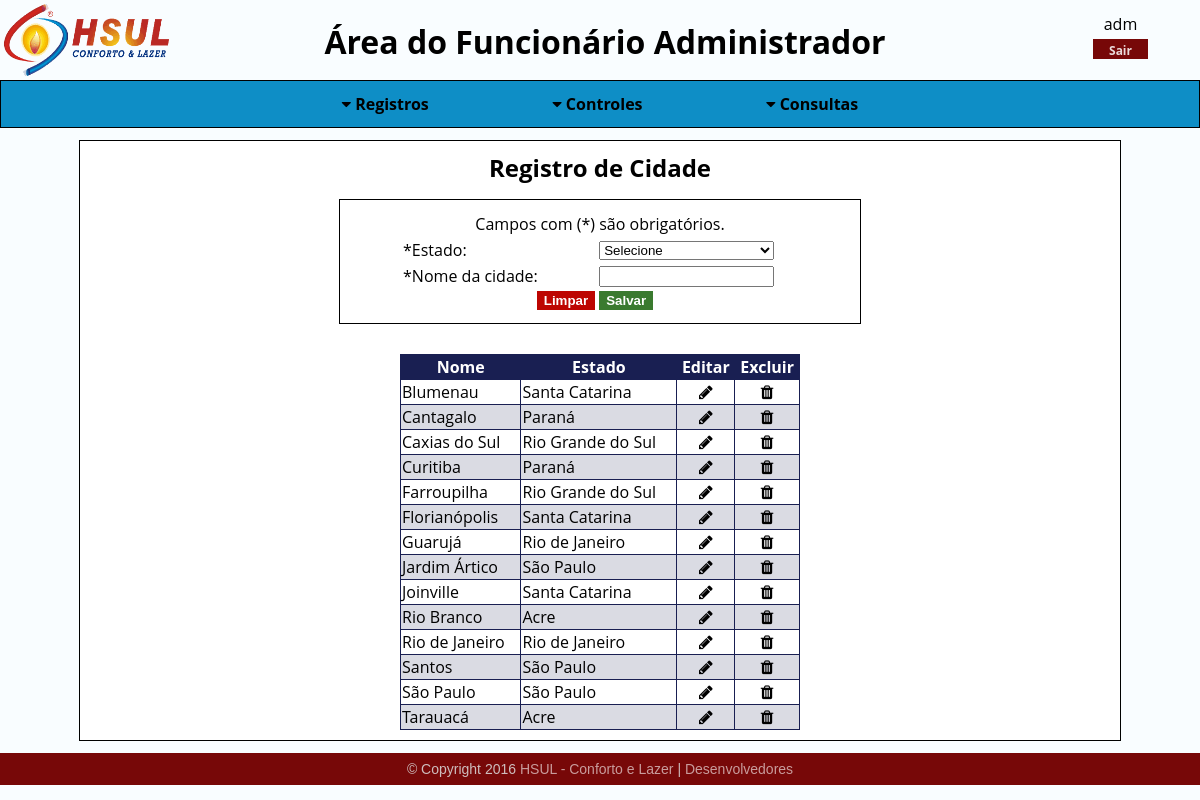
Page /sistema/hs_menu_funcionarios.php?pasta=localidades/cidades/&arq=hs_fmins_cidades&ext=php (signed in) on the committed database.
### tables this page shows
CREATE TABLE `cidades` (
  `id` int(6) UNSIGNED ZEROFILL NOT NULL COMMENT 'Identificador único para cada atributo, não havendo possibilidade de repetição.',
  `estados_id` int(6) UNSIGNED ZEROFILL NOT NULL COMMENT 'Chave estrangeira vinda da tabela de estados para conectar as informações. ',
  `nome` varchar(45) NOT NULL COMMENT 'Campo para nome da cidade.'
);

CREATE TABLE `estados` (
  `id` int(6) UNSIGNED ZEROFILL NOT NULL COMMENT 'Identificador único para cada atributo, não havendo possibilidade de repetição.',
  `nome` varchar(45) NOT NULL COMMENT 'Campo para nome do estado.'
);

### sistema/localidades/cidades/hs_fmins_cidades.php (the view)
<h2>Registro de Cidade</h2>
<div>
  <div class="registros">
    <form name="frmcadcidade" method="POST" action="?pasta=localidades/cidades/&arq=hs_ins_cidades&ext=php" onsubmit="return validacaocidade()">
    <table>
      <tr>
        <td colspan="2" class="obg">Campos com (*) são obrigatórios.</td>
      </tr>
      <tr>
        <td>*Estado:</td>
        <td>
          <select name="selestado">
            <option value="">Selecione</option>
            <?php
              $hs_sel_estados = "SELECT * FROM estados GROUP BY nome ORDER BY nome";
              $hs_sel_estados_preparado = $conexaobd->prepare($hs_sel_estados);
              $hs_sel_estados_preparado->execute();
              while($hs_sel_estados_dados = $hs_sel_estados_preparado->fetch()){
                $id_estados = $hs_sel_estados_dados['id'];
                $nome_estados = $hs_sel_estados_dados['nome'];
                echo "<option value='".$id_estados."'>".$nome_estados."</option>";
              }
            ?>
          </select>
        </td>
      </tr>
      <tr>
        <td>*Nome da cidade:</td>
        <td> <input type="text" name="txtnome" maxlenght="45"/> </td>
      </tr>
      <tr align="center">
        <td>
          <button type="reset">Limpar</button>
        </td>
        <td>
          <button type="submit">Salvar</button>
        </td>
      </tr>
    </table>
  </form>
  </div>
</div>
<div class="consultas">
  <?php
    $hs_sel_cidades = "SELECT cidades.id AS id, cidades.nome AS cidade_nome, estados.id AS id_do_estado, estados.nome AS estado_nome FROM cidades INNER JOIN estados ON cidades.estados_id=estados.id ORDER BY cidades.nome ASC";
    $hs_sel_cidades_preparado = $conexaobd->prepare($hs_sel_cidades);
    $hs_sel_cidades_preparado->execute();
  ?>
  <table>
    <thead>
      <tr>
        <th>Nome</th>
        <th>Estado</th>
        <th>Editar</th>
        <th>Excluir</th>
      </tr>
    </thead>
    <tbody>
      <?php
      if($hs_sel_cidades_preparado->rowCount() > 0){
        while($hs_sel_cidades_dados = $hs_sel_cidades_preparado->fetch()){
      ?>
      <tr>
        <td><?php echo $hs_sel_cidades_dados['cidade_nome']; ?></td>
        <td><?php echo $hs_sel_cidades_dados['estado_nome']; ?></td>
        <td align="center"><a href="?pasta=localidades/cidades/&arq=hs_fmupd_cidades&ext=php&id=<?php echo $hs_sel_cidades_dados['id'];?>" title="Editar cidade"><i class="fa fa-pencil" aria-hidden="true"></i></a></td>
        <td align="center"><a title="Excluir registro"><?php echo confirmacao_exclusao($hs_sel_cidades_dados['id'], 'vazio', '?pasta=localidades/cidades/&arq=hs_del_cidades&ext=php', 'cidade',  $hs_sel_cidades_dados['cidade_nome']); ?></a></td>
      </tr>
      <?php
        }
        }else{
      ?>
      <tr>
        <td align="center" colspan="4">Não há registros</td>
      </tr>
      <?php
        }
      ?>
    </tbody>
  </table>
</div>

### sistema/hs_menu_funcionarios.php (shortened to what this page needs)
<?php
  include "../seguranca/autenticacao/hs_menu_autenticacao.php";
  include "../adicionais/php/hs_repositorio_mensagens_php.php";
  include "../adicionais/php/hs_confirmacao_delete_php.php";
?>
<html>
  <head>
    <link href="../layout/css/hsul_backend_css.css" rel="stylesheet" type="text/css"/>
    <link href="../layout/font-awesome-4.6.3/css/font-awesome.min.css" rel="stylesheet" type="text/css"/>
    <link href="../layout/css/jquery-ui.min.css" rel="stylesheet"/>
  </head>
  <body>
    <div class="cabecalho"><header>
          <div class="logout">
            <table class="tablelougout">
              <tr>
                <td align="center"><a href="?pasta=funcionarios/registros/&arq=hs_fmupd_conta&ext=php"><?php echo $_SESSION['usuario']?></a></td>
              </tr>
              <tr>
                <td><a href="../seguranca/autenticacao/hs_logout_autenticacao.php"><button class="btnlogout">Sair</button></a></td>
              </tr>
            </table>
          </div>
          <img src="../layout/imagens/backend/logo.png" class="logo"/>
          <?php
            switch ($_SESSION['permissao']) {
              case '0':
                $funcionario = 'Administrador';
                break;
            }
          ?>
          <h1 class="areaacessada">Área do Funcionário <?php echo $funcionario ?></h1>
      </header>
      <nav>
        <?php
          $menu = menupermissao($_SESSION['permissao']);
          echo $menu;
        ?>
      </nav></div><div class="conteudo">
        <?php
        if(isset($_GET['pasta'])&&isset($_GET['arq'])&&isset($_GET['ext'])){
          if(!include $_GET['pasta'].$_GET['arq'].".".$_GET['ext']){
             echo '<h1>Página não encontrada</h1>';
          }
            }
              ?>
    </div>
    <footer>
    <p>© Copyright 2016 <a href="http://www.hsul.com.br">HSUL - Conforto e Lazer</a> | <a id="linkpopup">Desenvolvedores</a></p>
  </footer> </body>
</html>

### seguranca/autenticacao/hs_menu_autenticacao.php (shortened to what this page needs)
<?php
  function menupermissao($permissao){
    switch ($permissao) {
      case 0:
        $nav = '<ul class="dropdown">
          <li class="dropbtn"><i class="fa fa-caret-down" aria-hidden="true"></i> Registros </li>
        </ul>
        <ul class="dropdown">
          <li class="dropbtn"><i class="fa fa-caret-down" aria-hidden="true"></i> Controles </li>
        </ul>
        <ul class="dropdown">
          <li class="dropbtn"><i class="fa fa-caret-down" aria-hidden="true"></i> Consultas </li>
        </ul>';
        break;
      }
      return $nav;
    }
?>

### adicionais/php/hs_confirmacao_delete_php.php (shortened to what this page needs)
 <?php
  function confirmacao_exclusao($valor, $valor2, $acao, $tipo, $nome){
    $formName = md5($valor.time());
    $criptoValor = md5($valor);
    $submit = "onClick = 'confirmar_exclusao(\"$tipo\", \"$nome\", \"$formName\" );'";
  if($valor2=="vazio"){
    $safeLink = "<form name='".$formName."' action='".$acao."' method='POST' id='".$formName."'>";
    $safeLink.= "<input type='hidden' name='id' value='".$criptoValor."'/>";
    $safeLink.= "<i $submit class='fa fa-trash' aria-hidden='true'></i>";
    $safeLink.= "</form>";
    }
    return $safeLink;
  }
?>

### layout/css/hsul_backend_css.css (style rules this page uses)
* { margin: 0; }
a { color: inherit; text-decoration: inherit; }
header { height: 1%; width: 100%; right: 0; left: 0; top: 0; text-align: center; font-size: 100%; }
.logo { width: 180px; height: 80px; float:left; }
.logout { height: 70px; width: 170px; float: right; top: 0; padding-top: 10px; padding-left: 0px; font-family: 'Open Sans', sans-serif; }
.tablelougout { padding-left: 60px; }
.btnlogout { background-color: #770808; color: rgba(255, 255, 255, 0.85); border: 2px solid #770808; width: 55px; height: 20px; font-family: 'Open Sans', sans-serif; font-size: 12px; font-weight: bold; cursor: pointer; }
.areaacessada { display: block; padding-top: 20px; font-family: 'Open Sans', sans-serif; }
nav { border: 1px solid; box-sizing: border-box; width: 100%; background-color: #0e8ec6; display: flex; justify-content: center; font-family: 'Open Sans', sans-serif; }
nav ul li { display: inline-block; }
.dropbtn { padding-top: 12px; padding-bottom: 12px; padding-left: 2px; padding-right: 2px; font-weight: bold; }
.dropdown { position: relative; display: inline-block; cursor: pointer; }
ul { padding-left: 5%; padding-right: 5%; }
html { height: 100%; width: 100%; }
body { background-color: #f9fdff; height: 100%; width: 100%; }
h2 { text-align: center; }
.conteudo { border: 1px solid; min-height: 71.9%; width: 85%; margin: 0 auto; margin-top: 12px; justify-content: center; display: table; font-family: 'Open Sans', sans-serif; padding: 10px; background-color: #FFF; }
.obg { text-align: center; }
.registros { padding: 10px; border: 1px solid; width: 500px; justify-content: center; margin: 0 auto; margin-top: 15px; }
.registros select { width: 175px; }
.registros input { width: 175px; }
.registros table { margin: 0 auto; width: 400px; }
.registros td { min-width: 170px; }
.registros button[type=submit] { background-color: #3a7a2f; border: 1px solid #3a7a2f; color: #fff; font-weight: bold; cursor: pointer; float: left; }
.registros button[type=reset] { background-color: #bd0602; border: 1px solid #bd0602; color: #fff; font-weight: bold; cursor: pointer; float: right; }
.consultas table { margin: 0 auto; margin-top: 30px; border: 1px solid #191f52; border-collapse: collapse; min-width: 400px; max-width: 1050px; }
.consultas tr td { border: 1px solid #191f52; border-collapse: collapse; }
.consultas th { background-color: #191f52; color: #fff; border: 1px solid #191f52; }
.consultas table i { cursor: pointer; }
.consultas tr:nth-child(even) { background: rgba(25, 31, 82, 0.16); }
.fa.fa-pencil { color: #000000; }
footer { color: rgba(221, 221, 221, 0.85); width: 100%; height: 32px; font-size: 14px; font-family: arial; line-height: 32px; position: relative; margin-top: 12px; bottom: 0; text-align: center; background-color: #770808; }
footer a { color: rgba(255, 255, 255, 0.6); text-decoration: none; }
a { cursor: pointer; }

### rows in the picture
cidades: nome "Blumenau", estados.nome "Santa Catarina"
cidades: nome "Cantagalo", estados.nome "Paraná"
cidades: nome "Caxias do Sul", estados.nome "Rio Grande do Sul"
cidades: nome "Curitiba", estados.nome "Paraná"
cidades: nome "Farroupilha", estados.nome "Rio Grande do Sul"
cidades: nome "Florianópolis", estados.nome "Santa Catarina"
cidades: nome "Guarujá", estados.nome "Rio de Janeiro"
cidades: nome "Jardim Ártico", estados.nome "São Paulo"
cidades: nome "Joinville", estados.nome "Santa Catarina"
cidades: nome "Rio Branco", estados.nome "Acre"
cidades: nome "Rio de Janeiro", estados.nome "Rio de Janeiro"
cidades: nome "Santos", estados.nome "São Paulo"
cidades: nome "São Paulo", estados.nome "São Paulo"
cidades: nome "Tarauacá", estados.nome "Acre"

### other values in the picture
$_SESSION['usuario'] "adm"
$funcionario "Administrador"
